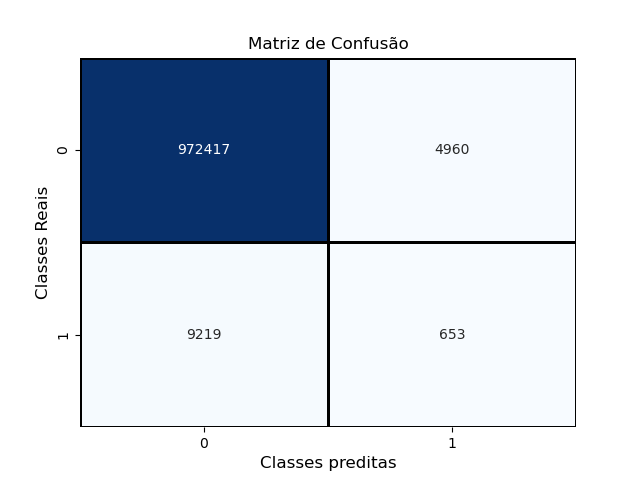

The Python source for this figure:
#import os 
#os.environ["tf_gpu_allocator"]="cuda_malloc_async"


from sklearn.model_selection import train_test_split
from sklearn.metrics import confusion_matrix
from sklearn.metrics import accuracy_score
from sklearn.metrics import classification_report
import numpy as np
import matplotlib.pyplot as plt
import pandas as pd

import heapq 
#os.environ["tf_gpu_allocator"]="cuda_malloc_async"



import math
import seaborn as sns


import tensorflow as tf
from tensorflow import keras

from keras.layers import Dense, Input, Dropout, BatchNormalization
from keras.models import Sequential
from keras.utils import to_categorical
from keras.optimizers import Adam



# Enable logging to see which CPU cores or operations are being placed
#tf.debugging.set_log_device_placement(True)


BS=256 #Batch SIze
LR=0.0001 #Learning Rate
WT=3 #weight for VH error in class_weight
L1=1500 #Number of units in Hidden Layer 1
L2=1500 #Number of units in Hidden Layer 2
L3=1500 #Number of units in Hidden Layer 3

CW = {0: 1.0, 1: WT}

per=0.01 #percentagem de VH




#Training Bit
file_path = "training_bit.txt"

with open(file_path, 'r') as myfile:
    data_training = [list(line.strip()) for line in myfile] # Read each line, convert to a list of characters

#Create the DataFrame
X_treinamento = pd.DataFrame(data_training).astype(int)
print(f"X_treinamento:\n{X_treinamento.describe()}\n")


#Validation Bit
file_path = "validation_bit.txt"

with open(file_path, 'r') as myfile:
    data_validation = [list(line.strip()) for line in myfile] # Read each line, convert to a list of characters

#Create the DataFrame
X_validacao = pd.DataFrame(data_validation).astype(int)
print(f"X_validacao:\n{X_validacao.describe()}\n")

#Testing Bit
file_path = "testing_bit.txt"

with open(file_path, 'r') as myfile:
    data_testing = [list(line.strip()) for line in myfile] # Read each line, convert to a list of characters

#Create the DataFrame
X_teste = pd.DataFrame(data_testing).astype(int)
print(f"X_teste:\n{X_teste.describe()}\n")




#Training Score
file_path = "training_score.txt"
y_treinamento_unravelled=pd.read_csv(file_path, header=None)
y_treinamento_unravelled.columns=['Score']
print(f"y_treinamento_unravelled:\n{y_treinamento_unravelled.describe()}\n")
y_treinamento=np.ravel(y_treinamento_unravelled)

y_treinamento_ar = heapq.nsmallest(math.floor(per*len(y_treinamento)), y_treinamento.T)
y_treinamento_lim = y_treinamento_ar[math.floor(per*len(y_treinamento))-1]
y_treinamento_VH = [x<=y_treinamento_lim for x in y_treinamento.T]

# Temos 2 classes
# Converter o vetor de rótulos para uma matriz binária
# Alterar o conjunto de dados de rótulos para o formato de string binária 1-de-N (one-hot encoding)
# Teremos uma rede neural com 2 neurônios na camada de saída
y_treinamento_VH = to_categorical(y_treinamento_VH)


#Validation Score
file_path = "validation_score.txt"
y_validacao_unravelled=pd.read_csv(file_path, header=None)
y_validacao_unravelled.columns=['Score']
print(f"y_validacao_unravelled:\n{y_validacao_unravelled.describe()}\n")
y_validacao=np.ravel(y_validacao_unravelled)

y_validacao_ar = heapq.nsmallest(math.floor(per*len(y_validacao)), y_validacao.T)
y_validacao_lim = y_validacao_ar[math.floor(per*len(y_validacao))-1]
y_validacao_VH = [x<=y_validacao_lim for x in y_validacao.T]

# Temos 2 classes
# Converter o vetor de rótulos para uma matriz binária
# Alterar o conjunto de dados de rótulos para o formato de string binária 1-de-N (one-hot encoding)
# Teremos uma rede neural com 2 neurônios na camada de saída
y_validacao_VH = to_categorical(y_validacao_VH)

#Testing Score
file_path = "testing_score.txt"
y_teste_unravelled=pd.read_csv(file_path, header=None)
y_teste_unravelled.columns=['Score']
print(f"y_teste_unravelled:\n{y_teste_unravelled.describe()}\n")
y_teste=np.ravel(y_teste_unravelled)

y_teste_ar = heapq.nsmallest(math.floor(per*len(y_teste)), y_teste.T)
y_teste_lim = y_teste_ar[math.floor(per*len(y_teste))-1]
y_teste_VH = [x<=y_teste_lim for x in y_teste.T]

# Temos 2 classes
# Converter o vetor de rótulos para uma matriz binária
# Alterar o conjunto de dados de rótulos para o formato de string binária 1-de-N (one-hot encoding)
# Teremos uma rede neural com 2 neurônios na camada de saída
y_teste_VH = to_categorical(y_teste_VH)



#num_objetos num_colunas
num_objetos, num_colunas = X_treinamento.shape


#Treino teste
#X_treino, X_teste, y_treino, y_teste = train_test_split(previsoes_df, previsoes_VH, test_size = 0.3, random_state = 42)
                                                                  
                                                                  
#Treinamento Validação
#X_treinamento, X_validacao, y_treinamento, y_validacao = train_test_split(X_treino, y_treino, test_size=0.2, random_state=42)


## Topologia da Rede Neural
# - relu:  função de ativação ReLU: f(x) = max(0, x)
# - softmax: cada neurônio de saída receberá uma probabilidade

modelo = Sequential()
modelo.add(Input(shape=(num_colunas,)))
modelo.add(Dense(units=L1,name='camada_escondida_1', activation='relu'))
modelo.add(Dense(units=L2,name='camada_escondida_2', activation='relu'))
modelo.add(Dense(units=L3,name='camada_escondida_3', activation='relu'))
modelo.add(Dense(units=y_treinamento_VH.shape[1], name='camada_saida', activation='softmax')) #Ou é Virtual hit ou não é


## Parâmetros da Rede Neural
#  optimizer = algoritmo para atualizar os pesos baseado no loss:
#       Ex. 'adam', 'sgd', 'rmsprop'
#  loss = cálculo do erro.
#       Ex.: 'mean_squared_error','categorical_crossentropy', 'binary_crossentropy'
#  metrics = lista de métricas para avaliar o modelo

custom_adam = Adam(learning_rate=LR)  # Customizando para definir a learning_rate

modelo.compile(optimizer = custom_adam,
               loss = 'categorical_crossentropy',
               metrics = ['accuracy'])

modelo.summary()

#Treinamento da Rede Neural

# 150 épocas
# Atenção para o conjunto de validação.

modelo.fit(X_treinamento,
           y_treinamento_VH,
           batch_size = BS,
           epochs = 150,
           class_weight=CW,
           validation_data = (X_validacao, y_validacao_VH))


#Salvar modelo
sv_pth='BS_'+str(BS)+'_LR_'+str(LR)+'_WT_'+str(WT)+'_'+str(L1)+'_'+str(L2)+'_'+str(L3)
#sv_pth='BS_'+str(BS)+'_LR_'+str(LR)+'_WT_'+str(WT)+'_'+str(L1)+'_'+str(L2)+'_'+str(L3)
modelo.save('./Resultados class/'+sv_pth+'/'+sv_pth+'.h5')


#Extração de previsões
previsoes = modelo.predict(X_teste)

# Como a RN está modelada com três saídas, precisamos buscar a posição da cadeia# de string binária que possui o maior valor (o valor True, i.e., 1)
# Tanto para a classe real quanto para a classe predita
y_previsao_matrix = [np.argmax(t) for t in previsoes]
y_teste_matrix = [np.argmax(t) for t in y_teste_VH]


# Acurácia do Modelo avaliada no Conjunto de Dados de teste:
accuracy = accuracy_score(y_teste_matrix, y_previsao_matrix)
print("Acurácia no conjunto de teste ( previsões Corretas / todas as previsões  ):\n", accuracy)



#Matriz de confusão - tabela com desempenho do modelo
confusao = confusion_matrix(y_teste_matrix, y_previsao_matrix)
print("Matriz de Confusão no Conjunto de Teste (Classes reais x Classes preditas):")

print("Matriz de Confusão")
print(confusao)

# Matriz de Confusão - representação mais informativa e didática
print("\n\n Matriz de Confusão")
sns.heatmap(
    confusao,
    annot=True,          # Show números nas células
    fmt='d',             # Números como inteiros
    cmap='Blues',        # Paleta de cores
    cbar=False,          # Remover barra à direita
    linewidths=1,        # Adicionar borda
    linecolor='black'    # Cor da borda
)
plt.xlabel('Classes preditas', fontsize=12)
plt.ylabel('Classes Reais', fontsize=12)
plt.title('Matriz de Confusão', fontsize=12)
plt.show()

#https://stackoverflow.com/questions/54141663/how-can-i-solve-error-allocation-exceeds-10-of-system-memory-on-keras
